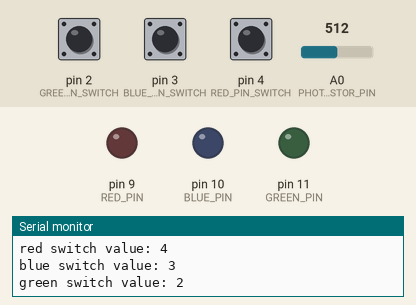
Recording of a sketch running on a simulated Arduino Uno, built with avr-gcc and run on an emulated ATmega328P. Shown: output pins drawn as LEDs (lit = HIGH), the last lines printed to the serial monitor. The inputs (shaded band) are chosen by the test bench; at power-on: pin 2 (GREEN_PIN_SWITCH) LOW, pin 3 (BLUE_PIN_SWITCH) LOW, pin 4 (RED_PIN_SWITCH) LOW, A0 (PHOTORESISTOR_PIN) = 512.

Above: at 1.8 s.
1.9 s: pin 2 (GREEN_PIN_SWITCH) pulled HIGH for 1.25 s
At 3.1 s:
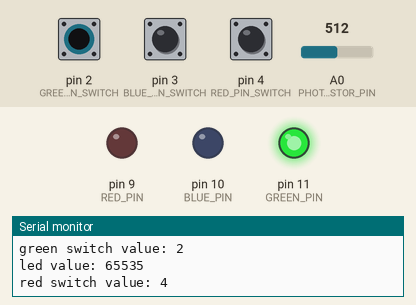
5.6 s: pin 3 (BLUE_PIN_SWITCH) pulled HIGH for 1.25 s
At 6.7 s:
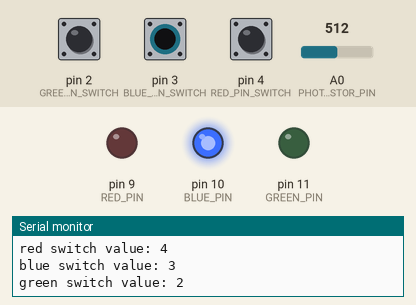
8.6 s: pin 4 (RED_PIN_SWITCH) pulled HIGH for 1.25 s
At 9.9 s:
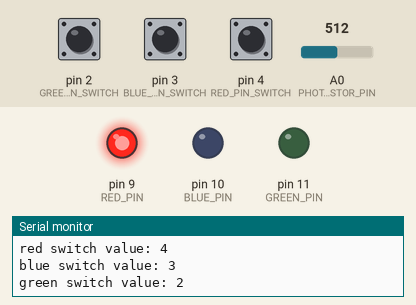
11.7 s: pin 4 (RED_PIN_SWITCH) pulled HIGH for 3.2 s
At 16.5 s:
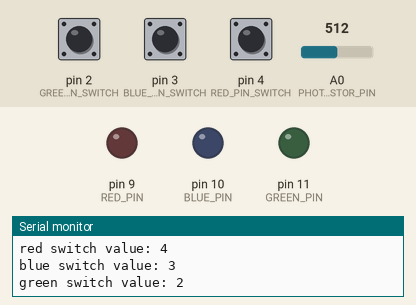
16.8 s: pin 2 (GREEN_PIN_SWITCH) pulled HIGH for 3.2 s
At 18.3 s:
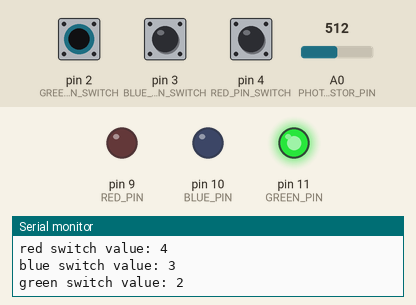
21.9 s: pin 2 (GREEN_PIN_SWITCH) driven HIGH and pin 3 (BLUE_PIN_SWITCH) driven HIGH
At 23.4 s:
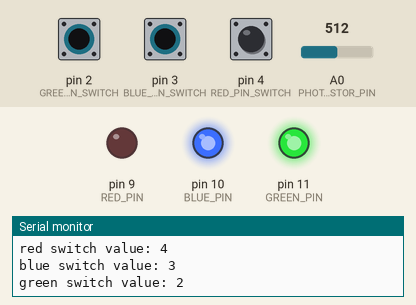
Timing chart, 0 to 24.9 s (numbered marks = the images above; inputs shaded):
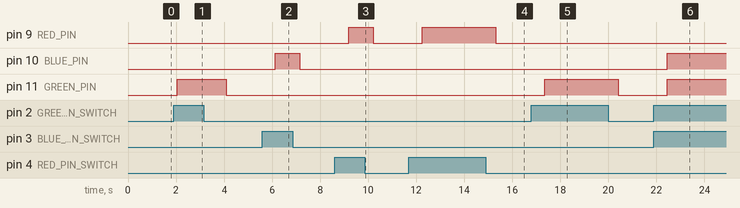

The sketch:

Day_10.ino
```cpp
// C++ code
//

const byte RED_PIN = 9;
const byte BLUE_PIN = 10;
const byte GREEN_PIN = 11;

const byte RED_PIN_SWITCH = 4;
const byte BLUE_PIN_SWITCH = 3;
const byte GREEN_PIN_SWITCH = 2;

const byte PHOTORESISTOR_PIN = A0;

const unsigned int MAX_LED_RANGE = 255;
const unsigned int MIN_LED_RANGE = 0;

void setup()
{
  pinMode(RED_PIN, OUTPUT);
  pinMode(BLUE_PIN, OUTPUT);
  pinMode(GREEN_PIN, OUTPUT);
  pinMode(RED_PIN_SWITCH, INPUT);
  pinMode(BLUE_PIN_SWITCH, INPUT);
  pinMode(GREEN_PIN_SWITCH, INPUT);
  pinMode(PHOTORESISTOR_PIN, INPUT);

  Serial.begin(9600);
}

void loop()
{
  unsigned int light_value = analogRead(PHOTORESISTOR_PIN);

  static unsigned int darkest_light = light_value;
  static unsigned int brightest_light = light_value;

  if (light_value < darkest_light) {
    darkest_light = light_value;
  }
  if (light_value > brightest_light) {
    brightest_light = light_value;
  }

  unsigned int led_value = map(light_value, darkest_light, brightest_light, MIN_LED_RANGE, MAX_LED_RANGE);

  Serial.print("led value: ");
  Serial.println(led_value);
  Serial.print("red switch value: ");
  Serial.println(RED_PIN_SWITCH);
  Serial.print("blue switch value: ");
  Serial.println(BLUE_PIN_SWITCH);
  Serial.print("green switch value: ");
  Serial.println(GREEN_PIN_SWITCH);

  if (digitalRead(RED_PIN_SWITCH) == HIGH){
    analogWrite(RED_PIN, led_value);
  } else {
    analogWrite(RED_PIN, 0);
  }

  if (digitalRead(BLUE_PIN_SWITCH) == HIGH){
    analogWrite(BLUE_PIN, led_value);
  } else {
    analogWrite(BLUE_PIN, 0);
  }

  if (digitalRead(GREEN_PIN_SWITCH) == HIGH){
    analogWrite(GREEN_PIN, led_value);
  } else {
    analogWrite(GREEN_PIN, 0);
  }

  delay(1000);
}
```

Measured:
- after the input at 1.9 s, pin 11 (GREEN_PIN): LOW → HIGH after 0.16 s, → LOW 2.0 s later
- after the input at 5.6 s, pin 10 (BLUE_PIN): LOW → HIGH after 0.54 s, → LOW 1.0 s later
- after the input at 8.6 s, pin 9 (RED_PIN): LOW → HIGH after 0.60 s, → LOW 1.0 s later
- after the input at 11.7 s, pin 9 (RED_PIN): LOW → HIGH after 0.56 s, → LOW 3.1 s later
- after the input at 16.8 s, pin 11 (GREEN_PIN): LOW → HIGH after 0.56 s, → LOW 3.1 s later
- after the input at 21.9 s, pin 10 (BLUE_PIN), pin 11 (GREEN_PIN): LOW → HIGH after 0.56 s
